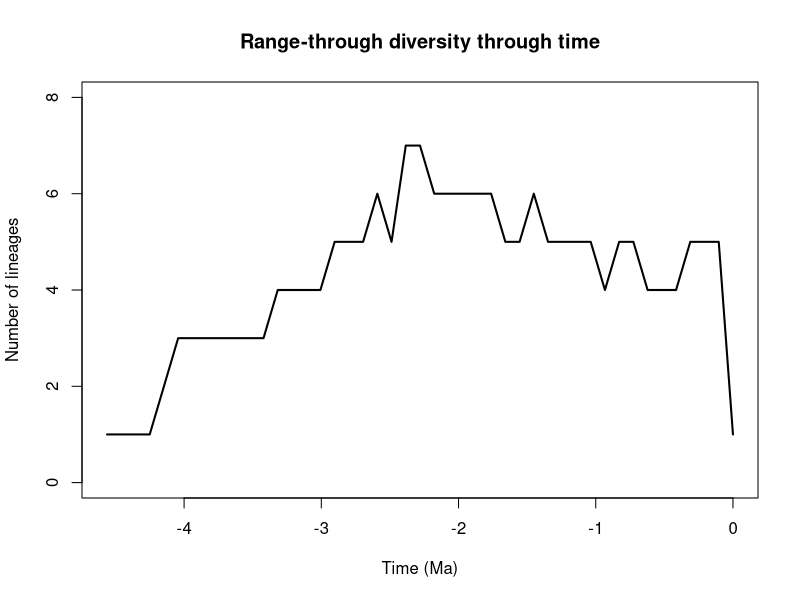

The R script that drew this image:

    setwd("/Users/lauravanholstein/Python_coding/PyRate/Revisions_divdep_Nov2023/Submission/Lumped_site/NHPP-mG")
    tbl = read.table(file = "wholeclade_ltt.txt",header = T)
    pdf(file='wholeclade_ltt.pdf',width=12, height=9)
    time = -tbl$time
    library(scales)
    plot(time,tbl$diversity, type="n",ylab= "Number of lineages", xlab="Time (Ma)", main="Range-through diversity through time", ylim=c(0,8),xlim=c(min(time),0))
    polygon(c(time, rev(time)), c(tbl$M_div, rev(tbl$m_div)), col = alpha("#504A4B",0.5), border = NA)
    lines(time,tbl$diversity, type="l",lwd = 2)
    n<-dev.off()
    
